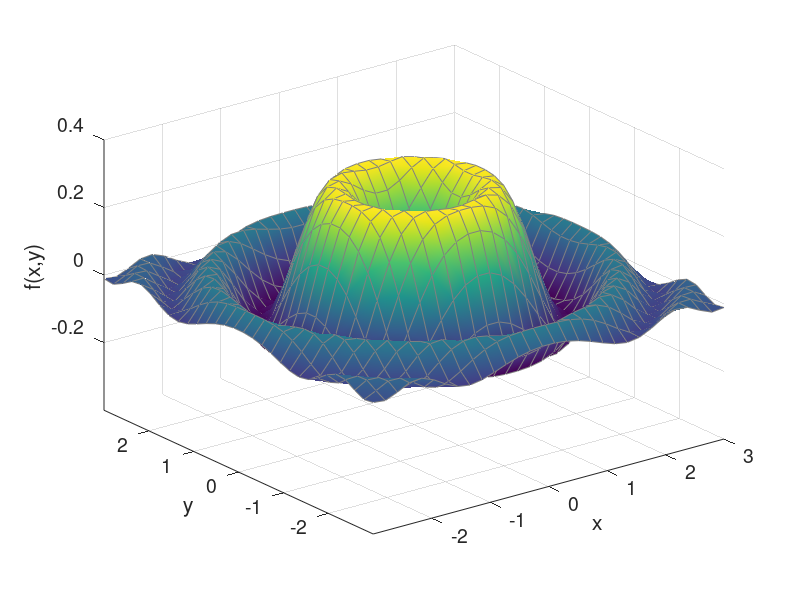

This figure's MATLAB source:
% Derek Frank, dmfrank@ucsc.edu
% HW1: PartB (2)
% Due: 1/20/10
%
% Plot f(x,y) = sin(x^2+y^2)*exp(-sqrt(x^2+y^2))
%   for x in [-3,3] and y in [-3,3].
%
clear;
clf;
%
m=30;
n=30;
dx=6/(n-1);
dy=6/(m-1);
x1=[-3:dx:3];
y1=[-3:dy:3];
%
[x,y]=meshgrid(x1,y1);
%
f=sin(x.^2+y.^2).*exp(-sqrt(x.^2+y.^2)) ;
%
h=surf(x,y,f);
set(h,'facecolor','interp')
set(h,'edgecolor',[0.5,0.5,0.5])
%
axis([-3.0,3.0,-3.0,3.0,-.4,.4])
set(gca,'xtick',[-2:1:3])
set(gca,'ytick',[-2:1:2])
set(gca,'ztick',[-.2:.2:.4])
set(gca,'fontsize',14)
xlabel('x')
ylabel('y')
zlabel('f(x,y)')
%
